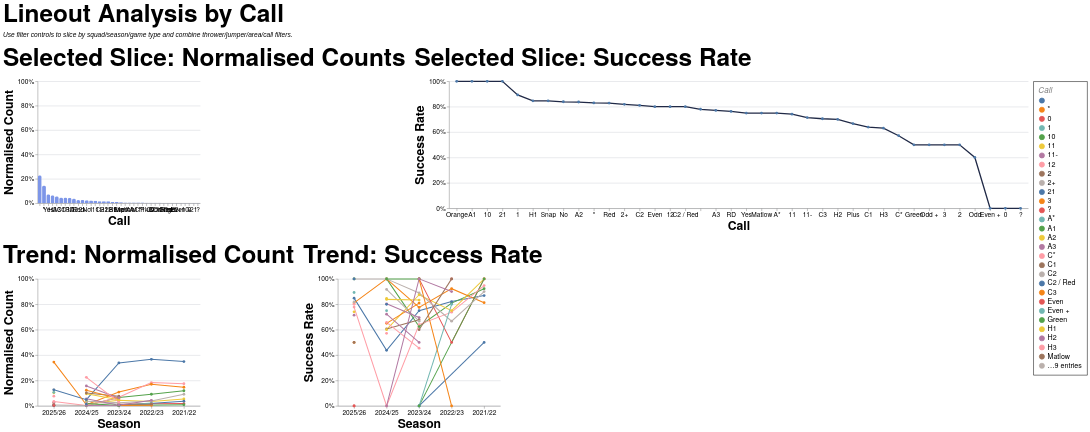

Vega-Lite specification stored for this chart:
### Vega-Lite specification from a JSON file in a GitHub repository (floating-point values rounded to 4 significant figures; data arrays with more than 128 entries replaced by an {"elided": "..."} marker saying what was removed)
{"config": {"axis": {"labelFont": "PT Sans Narrow, Helvetica Neue, Helvetica, Arial, sans-serif", "titleFont": "PT Sans Narrow, Helvetica Neue, Helvetica, Arial, sans-serif", "labelFontSize": 13, "titleFontSize": 24, "gridColor": "#202947", "gridOpacity": 0.2, "zindex": 1}, "text": {"font": "Lato, sans-serif"}, "bar": {"cornerRadiusEnd": 5}, "header": {"labelFont": "PT Sans Narrow, Helvetica Neue, Helvetica, Arial, sans-serif", "titleFont": "PT Sans Narrow, Helvetica Neue, Helvetica, Arial, sans-serif", "labelFontSize": 24, "titleFontSize": 28, "labelFontWeight": "bold", "orient": "left"}, "legend": {"labelFont": "PT Sans Narrow, Helvetica Neue, Helvetica, Arial, sans-serif", "titleFont": "PT Sans Narrow, Helvetica Neue, Helvetica, Arial, sans-serif", "labelFontSize": 14, "titleFontSize": 16, "titlePadding": 5, "fillColor": "white", "strokeColor": "black", "padding": 10, "titleFontWeight": "lighter", "titleFontStyle": "italic", "titleColor": "gray", "offset": 10}, "title": {"font": "PT Sans Narrow, Helvetica Neue, Helvetica, Arial, sans-serif", "fontSize": 48, "fontWeight": "bold", "anchor": "start", "align": "center", "titlePadding": 20, "subtitlePadding": 10, "subtitleFontSize": 13, "subtitleColor": "", "subtitleFontStyle": "italic", "offset": 15, "color": "black"}, "axisX": {"labelAngle": 0}, "facet": {"title": null, "header": null, "align": {"row": "each", "column": "each"}, "spacing": 10}, "resolve": {"scale": {"y": "independent", "facet": "independent"}}, "background": "transparent", "scale": {"offsetBandPaddingOuter": 0.2, "offsetBandPaddingInner": 0.1}, "view": {"stroke": null, "background": "transparent"}}, "vconcat": [{"hconcat": [{"mark": {"type": "bar", "color": "#7d96e8"}, "encoding": {"tooltip": [{"field": "call", "title": "Call", "type": "nominal"}, {"field": "attempts", "format": ",.0f", "title": "Lineouts", "type": "quantitative"}, {"field": "share", "format": ".1%", "title": "Normalised Count", "type": "quantitative"}], "x": {"field": "call", "sort": "-y", "title": "Call", "type": "nominal"}, "y": {"axis": {"format": "%"}, "field": "share", "scale": {"domain": [0, 1]}, "title": "Normalised Count", "type": "quantitative"}}, "height": 240, "title": "Selected Slice: Normalised Counts", "transform": [{"filter": "(loSquad == 'All' || datum.squad == loSquad) && (loGameType == 'All' || (loGameType == 'League + Cup' && (datum.game_type == 'League' || datum.game_type == 'Cup')) || (loGameType == 'League only' && datum.game_type == 'League') || datum.game_type == loGameType) && (loOpposition == 'All' || datum.opposition == loOpposition) && (loThrower == 'All' || datum.thrower == loThrower) && (loJumper == 'All' || datum.jumper == loJumper) && (loArea == 'All' || datum.area == loArea) && (loNumbers == 'All' || datum.numbers == loNumbers) && (loCall == 'All' || datum.call == loCall) && (loCallType == 'All' || datum.call_type == loCallType)"}, {"filter": "(loSeason == 'All' || datum.season == loSeason)"}, {"aggregate": [{"op": "count", "as": "attempts"}, {"op": "sum", "field": "won", "as": "won"}], "groupby": ["call"]}, {"joinaggregate": [{"op": "sum", "field": "attempts", "as": "total_attempts"}]}, {"calculate": "datum.attempts / datum.total_attempts", "as": "share"}, {"calculate": "datum.won / datum.attempts", "as": "success_rate"}], "width": 320}, {"mark": {"type": "line", "color": "#202946", "point": true, "strokeWidth": 2.5}, "encoding": {"tooltip": [{"field": "call", "title": "Call", "type": "nominal"}, {"field": "won", "format": ",.0f", "title": "Won", "type": "quantitative"}, {"field": "attempts", "format": ",.0f", "title": "Lineouts", "type": "quantitative"}, {"field": "success_rate", "format": ".1%", "title": "Success Rate", "type": "quantitative"}], "x": {"field": "call", "sort": "-y", "title": "Call", "type": "nominal"}, "y": {"axis": {"format": "%"}, "field": "success_rate", "scale": {"domain": [0, 1]}, "title": "Success Rate", "type": "quantitative"}}, "height": 250, "title": "Selected Slice: Success Rate", "transform": [{"filter": "(loSquad == 'All' || datum.squad == loSquad) && (loGameType == 'All' || (loGameType == 'League + Cup' && (datum.game_type == 'League' || datum.game_type == 'Cup')) || (loGameType == 'League only' && datum.game_type == 'League') || datum.game_type == loGameType) && (loOpposition == 'All' || datum.opposition == loOpposition) && (loThrower == 'All' || datum.thrower == loThrower) && (loJumper == 'All' || datum.jumper == loJumper) && (loArea == 'All' || datum.area == loArea) && (loNumbers == 'All' || datum.numbers == loNumbers) && (loCall == 'All' || datum.call == loCall) && (loCallType == 'All' || datum.call_type == loCallType)"}, {"filter": "(loSeason == 'All' || datum.season == loSeason)"}, {"aggregate": [{"op": "count", "as": "attempts"}, {"op": "sum", "field": "won", "as": "won"}], "groupby": ["call"]}, {"joinaggregate": [{"op": "sum", "field": "attempts", "as": "total_attempts"}]}, {"calculate": "datum.attempts / datum.total_attempts", "as": "share"}, {"calculate": "datum.won / datum.attempts", "as": "success_rate"}], "width": {"step": 30}}], "spacing": 16}, {"hconcat": [{"mark": {"type": "line", "point": true, "strokeWidth": 2}, "encoding": {"color": {"field": "call", "title": "Call", "type": "nominal"}, "tooltip": [{"field": "season", "title": "Season", "type": "nominal"}, {"field": "call", "title": "Call", "type": "nominal"}, {"field": "attempts", "format": ",.0f", "title": "Lineouts", "type": "quantitative"}, {"field": "norm_count", "format": ".1%", "title": "Normalised Count", "type": "quantitative"}], "x": {"field": "season", "sort": "-x", "title": "Season", "type": "nominal"}, "y": {"axis": {"format": "%"}, "field": "norm_count", "scale": {"domain": [0, 1]}, "title": "Normalised Count", "type": "quantitative"}}, "height": 250, "title": "Trend: Normalised Count", "transform": [{"filter": "(loSquad == 'All' || datum.squad == loSquad) && (loGameType == 'All' || (loGameType == 'League + Cup' && (datum.game_type == 'League' || datum.game_type == 'Cup')) || (loGameType == 'League only' && datum.game_type == 'League') || datum.game_type == loGameType) && (loOpposition == 'All' || datum.opposition == loOpposition) && (loThrower == 'All' || datum.thrower == loThrower) && (loJumper == 'All' || datum.jumper == loJumper) && (loArea == 'All' || datum.area == loArea) && (loNumbers == 'All' || datum.numbers == loNumbers) && (loCall == 'All' || datum.call == loCall) && (loCallType == 'All' || datum.call_type == loCallType)"}, {"aggregate": [{"op": "count", "as": "attempts"}, {"op": "sum", "field": "won", "as": "won"}], "groupby": ["season", "call"]}, {"joinaggregate": [{"op": "sum", "field": "attempts", "as": "season_attempts"}], "groupby": ["season"]}, {"calculate": "datum.attempts / datum.season_attempts", "as": "norm_count"}, {"calculate": "datum.won / datum.attempts", "as": "success_rate"}], "width": 320}, {"mark": {"type": "line", "point": true, "strokeWidth": 2}, "encoding": {"color": {"field": "call", "title": "Call", "type": "nominal"}, "tooltip": [{"field": "season", "title": "Season", "type": "nominal"}, {"field": "call", "title": "Call", "type": "nominal"}, {"field": "won", "format": ",.0f", "title": "Won", "type": "quantitative"}, {"field": "attempts", "format": ",.0f", "title": "Lineouts", "type": "quantitative"}, {"field": "success_rate", "format": ".1%", "title": "Success Rate", "type": "quantitative"}], "x": {"field": "season", "sort": "-x", "title": "Season", "type": "nominal"}, "y": {"axis": {"format": "%"}, "field": "success_rate", "scale": {"domain": [0, 1]}, "title": "Success Rate", "type": "quantitative"}}, "height": 250, "title": "Trend: Success Rate", "transform": [{"filter": "(loSquad == 'All' || datum.squad == loSquad) && (loGameType == 'All' || (loGameType == 'League + Cup' && (datum.game_type == 'League' || datum.game_type == 'Cup')) || (loGameType == 'League only' && datum.game_type == 'League') || datum.game_type == loGameType) && (loOpposition == 'All' || datum.opposition == loOpposition) && (loThrower == 'All' || datum.thrower == loThrower) && (loJumper == 'All' || datum.jumper == loJumper) && (loArea == 'All' || datum.area == loArea) && (loNumbers == 'All' || datum.numbers == loNumbers) && (loCall == 'All' || datum.call == loCall) && (loCallType == 'All' || datum.call_type == loCallType)"}, {"aggregate": [{"op": "count", "as": "attempts"}, {"op": "sum", "field": "won", "as": "won"}], "groupby": ["season", "call"]}, {"joinaggregate": [{"op": "sum", "field": "attempts", "as": "season_attempts"}], "groupby": ["season"]}, {"calculate": "datum.attempts / datum.season_attempts", "as": "norm_count"}, {"calculate": "datum.won / datum.attempts", "as": "success_rate"}], "width": 320}], "spacing": 16}], "data": {"name": "data-c19e9c742c9b5fa034ceade3597a36db"}, "params": [{"name": "loSquad", "value": "All"}, {"name": "loSeason", "value": "All"}, {"name": "loGameType", "value": "All"}, {"name": "loOpposition", "value": "All"}, {"name": "loThrower", "value": "All"}, {"name": "loJumper", "value": "All"}, {"name": "loArea", "value": "All"}, {"name": "loNumbers", "value": "All"}, {"name": "loCall", "value": "All"}, {"name": "loCallType", "value": "All"}], "spacing": 22, "title": {"text": "Lineout Analysis by Call", "subtitle": "Use filter controls to slice by squad/season/game type and combine thrower/jumper/area/call filters."}, "$schema": "https://vega.github.io/schema/vega-lite/v5.20.1.json", "datasets": {"data-c19e9c742c9b5fa034ceade3597a36db": {"elided": "1291 records"}}}
